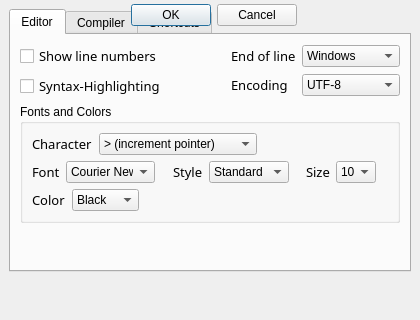
<ui version="4.0" >
 <author></author>
 <comment></comment>
 <exportmacro></exportmacro>
 <class>SettingsDialog</class>
 <widget class="QDialog" name="SettingsDialog" >
  <property name="geometry" >
   <rect>
    <x>0</x>
    <y>0</y>
    <width>420</width>
    <height>320</height>
   </rect>
  </property>
  <property name="minimumSize" >
   <size>
    <width>420</width>
    <height>320</height>
   </size>
  </property>
  <property name="maximumSize" >
   <size>
    <width>420</width>
    <height>320</height>
   </size>
  </property>
  <property name="windowTitle" >
   <string>Brainfuck Studio - Settings</string>
  </property>
  <property name="windowIcon" >
   <iconset/>
  </property>
  <widget class="QTabWidget" name="navigationTabWidget" >
   <property name="geometry" >
    <rect>
     <x>9</x>
     <y>9</y>
     <width>402</width>
     <height>263</height>
    </rect>
   </property>
   <property name="maximumSize" >
    <size>
     <width>16777215</width>
     <height>16777215</height>
    </size>
   </property>
   <widget class="QWidget" name="editorTab" >
    <attribute name="title" >
     <string>Editor</string>
    </attribute>
    <layout class="QVBoxLayout" >
     <property name="margin" >
      <number>9</number>
     </property>
     <property name="spacing" >
      <number>6</number>
     </property>
     <item>
      <layout class="QHBoxLayout" >
       <property name="margin" >
        <number>0</number>
       </property>
       <property name="spacing" >
        <number>6</number>
       </property>
       <item>
        <layout class="QVBoxLayout" >
         <property name="margin" >
          <number>0</number>
         </property>
         <property name="spacing" >
          <number>6</number>
         </property>
         <item>
          <widget class="QCheckBox" name="lineNumbersCheckBox" >
           <property name="font" >
            <font>
             <family>Sans Serif</family>
             <pointsize>10</pointsize>
             <weight>50</weight>
             <italic>false</italic>
             <bold>false</bold>
             <underline>false</underline>
             <strikeout>false</strikeout>
            </font>
           </property>
           <property name="text" >
            <string>Show line numbers</string>
           </property>
          </widget>
         </item>
         <item>
          <widget class="QCheckBox" name="syntaxHighlightingCheckBox" >
           <property name="font" >
            <font>
             <family>Sans Serif</family>
             <pointsize>10</pointsize>
             <weight>50</weight>
             <italic>false</italic>
             <bold>false</bold>
             <underline>false</underline>
             <strikeout>false</strikeout>
            </font>
           </property>
           <property name="text" >
            <string>Syntax-Highlighting</string>
           </property>
          </widget>
         </item>
        </layout>
       </item>
       <item>
        <spacer>
         <property name="orientation" >
          <enum>Qt::Horizontal</enum>
         </property>
         <property name="sizeHint" >
          <size>
           <width>40</width>
           <height>20</height>
          </size>
         </property>
        </spacer>
       </item>
       <item>
        <layout class="QGridLayout" >
         <property name="margin" >
          <number>0</number>
         </property>
         <property name="spacing" >
          <number>6</number>
         </property>
         <item row="1" column="1" >
          <widget class="QComboBox" name="encodingComboBox" >
           <item>
            <property name="text" >
             <string>UTF-8</string>
            </property>
           </item>
           <item>
            <property name="text" >
             <string>ISO 8859-15</string>
            </property>
           </item>
          </widget>
         </item>
         <item row="0" column="1" >
          <widget class="QComboBox" name="eofComboBox" >
           <item>
            <property name="text" >
             <string>Windows</string>
            </property>
           </item>
           <item>
            <property name="text" >
             <string>Unix</string>
            </property>
           </item>
           <item>
            <property name="text" >
             <string>Mac</string>
            </property>
           </item>
          </widget>
         </item>
         <item row="1" column="0" >
          <widget class="QLabel" name="encodingLabel" >
           <property name="text" >
            <string>&lt;html>&lt;head>&lt;meta name="qrichtext" content="1" />&lt;/head>&lt;body style=" white-space: pre-wrap; font-family:Sans Serif; font-size:9pt; font-weight:400; font-style:normal; text-decoration:none;">&lt;p style=" margin-top:0px; margin-bottom:0px; margin-left:0px; margin-right:0px; -qt-block-indent:0; text-indent:0px;">&lt;span style=" font-size:10pt;">Encoding&lt;/span>&lt;/p>&lt;/body>&lt;/html></string>
           </property>
          </widget>
         </item>
         <item row="0" column="0" >
          <widget class="QLabel" name="eofLabel" >
           <property name="font" >
            <font>
             <family>Sans Serif</family>
             <pointsize>10</pointsize>
             <weight>50</weight>
             <italic>false</italic>
             <bold>false</bold>
             <underline>false</underline>
             <strikeout>false</strikeout>
            </font>
           </property>
           <property name="text" >
            <string>&lt;html>&lt;head>&lt;meta name="qrichtext" content="1" />&lt;/head>&lt;body style=" white-space: pre-wrap; font-family:Sans Serif; font-size:10pt; font-weight:400; font-style:normal; text-decoration:none;">&lt;p style=" margin-top:0px; margin-bottom:0px; margin-left:0px; margin-right:0px; -qt-block-indent:0; text-indent:0px; font-size:9pt;">&lt;span style=" font-size:10pt;">End of line&lt;/span>&lt;/p>&lt;/body>&lt;/html></string>
           </property>
          </widget>
         </item>
        </layout>
       </item>
      </layout>
     </item>
     <item>
      <widget class="QGroupBox" name="fontsGroupBox" >
       <property name="title" >
        <string>Fonts and Colors</string>
       </property>
       <layout class="QVBoxLayout" >
        <property name="margin" >
         <number>9</number>
        </property>
        <property name="spacing" >
         <number>6</number>
        </property>
        <item>
         <layout class="QHBoxLayout" >
          <property name="margin" >
           <number>0</number>
          </property>
          <property name="spacing" >
           <number>6</number>
          </property>
          <item>
           <widget class="QLabel" name="characterLabel" >
            <property name="text" >
             <string>&lt;html>&lt;head>&lt;meta name="qrichtext" content="1" />&lt;/head>&lt;body style=" white-space: pre-wrap; font-family:Sans Serif; font-size:9pt; font-weight:400; font-style:normal; text-decoration:none;">&lt;p style=" margin-top:0px; margin-bottom:0px; margin-left:0px; margin-right:0px; -qt-block-indent:0; text-indent:0px;">&lt;span style=" font-size:10pt;">Character&lt;/span>&lt;/p>&lt;/body>&lt;/html></string>
            </property>
           </widget>
          </item>
          <item>
           <widget class="QComboBox" name="characterComboBox" >
            <item>
             <property name="text" >
              <string>> (increment pointer)</string>
             </property>
            </item>
            <item>
             <property name="text" >
              <string>&lt; (decrement pointer)</string>
             </property>
            </item>
            <item>
             <property name="text" >
              <string>+ (increment cell value)</string>
             </property>
            </item>
            <item>
             <property name="text" >
              <string>- (decrement cell value)</string>
             </property>
            </item>
            <item>
             <property name="text" >
              <string>. (output cell value)</string>
             </property>
            </item>
            <item>
             <property name="text" >
              <string>, (read cell value)</string>
             </property>
            </item>
            <item>
             <property name="text" >
              <string>[ (start loop)</string>
             </property>
            </item>
            <item>
             <property name="text" >
              <string>] (end loop)</string>
             </property>
            </item>
           </widget>
          </item>
          <item>
           <spacer>
            <property name="orientation" >
             <enum>Qt::Horizontal</enum>
            </property>
            <property name="sizeHint" >
             <size>
              <width>40</width>
              <height>20</height>
             </size>
            </property>
           </spacer>
          </item>
         </layout>
        </item>
        <item>
         <layout class="QHBoxLayout" >
          <property name="margin" >
           <number>0</number>
          </property>
          <property name="spacing" >
           <number>6</number>
          </property>
          <item>
           <widget class="QLabel" name="fontLabel" >
            <property name="text" >
             <string>&lt;html>&lt;head>&lt;meta name="qrichtext" content="1" />&lt;/head>&lt;body style=" white-space: pre-wrap; font-family:Sans Serif; font-size:9pt; font-weight:400; font-style:normal; text-decoration:none;">&lt;p style=" margin-top:0px; margin-bottom:0px; margin-left:0px; margin-right:0px; -qt-block-indent:0; text-indent:0px;">&lt;span style=" font-size:10pt;">Font&lt;/span>&lt;/p>&lt;/body>&lt;/html></string>
            </property>
           </widget>
          </item>
          <item>
           <widget class="QComboBox" name="fontComboBox" >
            <property name="minimumSize" >
             <size>
              <width>89</width>
              <height>0</height>
             </size>
            </property>
            <item>
             <property name="text" >
              <string>Courier New</string>
             </property>
            </item>
           </widget>
          </item>
          <item>
           <spacer>
            <property name="orientation" >
             <enum>Qt::Horizontal</enum>
            </property>
            <property name="sizeHint" >
             <size>
              <width>40</width>
              <height>20</height>
             </size>
            </property>
           </spacer>
          </item>
          <item>
           <widget class="QLabel" name="styleLabel" >
            <property name="text" >
             <string>&lt;html>&lt;head>&lt;meta name="qrichtext" content="1" />&lt;/head>&lt;body style=" white-space: pre-wrap; font-family:Sans Serif; font-size:9pt; font-weight:400; font-style:normal; text-decoration:none;">&lt;p style=" margin-top:0px; margin-bottom:0px; margin-left:0px; margin-right:0px; -qt-block-indent:0; text-indent:0px;">&lt;span style=" font-size:10pt;">Style&lt;/span>&lt;/p>&lt;/body>&lt;/html></string>
            </property>
           </widget>
          </item>
          <item>
           <widget class="QComboBox" name="styleComboBox" >
            <property name="minimumSize" >
             <size>
              <width>80</width>
              <height>0</height>
             </size>
            </property>
            <item>
             <property name="text" >
              <string>Standard</string>
             </property>
            </item>
            <item>
             <property name="text" >
              <string>fett</string>
             </property>
            </item>
            <item>
             <property name="text" >
              <string>kursiv</string>
             </property>
            </item>
            <item>
             <property name="text" >
              <string>fett kursiv</string>
             </property>
            </item>
           </widget>
          </item>
          <item>
           <spacer>
            <property name="orientation" >
             <enum>Qt::Horizontal</enum>
            </property>
            <property name="sizeHint" >
             <size>
              <width>40</width>
              <height>20</height>
             </size>
            </property>
           </spacer>
          </item>
          <item>
           <widget class="QLabel" name="sizeLabel" >
            <property name="text" >
             <string>&lt;html>&lt;head>&lt;meta name="qrichtext" content="1" />&lt;/head>&lt;body style=" white-space: pre-wrap; font-family:Sans Serif; font-size:9pt; font-weight:400; font-style:normal; text-decoration:none;">&lt;p style=" margin-top:0px; margin-bottom:0px; margin-left:0px; margin-right:0px; -qt-block-indent:0; text-indent:0px;">&lt;span style=" font-size:10pt;">Size&lt;/span>&lt;/p>&lt;/body>&lt;/html></string>
            </property>
           </widget>
          </item>
          <item>
           <widget class="QComboBox" name="sizeComboBox" >
            <property name="minimumSize" >
             <size>
              <width>40</width>
              <height>0</height>
             </size>
            </property>
            <item>
             <property name="text" >
              <string>10</string>
             </property>
            </item>
            <item>
             <property name="text" >
              <string>11</string>
             </property>
            </item>
            <item>
             <property name="text" >
              <string>12</string>
             </property>
            </item>
           </widget>
          </item>
          <item>
           <spacer>
            <property name="orientation" >
             <enum>Qt::Horizontal</enum>
            </property>
            <property name="sizeHint" >
             <size>
              <width>40</width>
              <height>20</height>
             </size>
            </property>
           </spacer>
          </item>
         </layout>
        </item>
        <item>
         <layout class="QHBoxLayout" >
          <property name="margin" >
           <number>0</number>
          </property>
          <property name="spacing" >
           <number>6</number>
          </property>
          <item>
           <widget class="QLabel" name="colorLabel" >
            <property name="text" >
             <string>&lt;html>&lt;head>&lt;meta name="qrichtext" content="1" />&lt;/head>&lt;body style=" white-space: pre-wrap; font-family:Sans Serif; font-size:9pt; font-weight:400; font-style:normal; text-decoration:none;">&lt;p style=" margin-top:0px; margin-bottom:0px; margin-left:0px; margin-right:0px; -qt-block-indent:0; text-indent:0px;">&lt;span style=" font-size:10pt;">Color&lt;/span>&lt;/p>&lt;/body>&lt;/html></string>
            </property>
           </widget>
          </item>
          <item>
           <widget class="QComboBox" name="colorComboBox" >
            <property name="minimumSize" >
             <size>
              <width>60</width>
              <height>0</height>
             </size>
            </property>
            <item>
             <property name="text" >
              <string>Black</string>
             </property>
            </item>
            <item>
             <property name="text" >
              <string>Red</string>
             </property>
            </item>
            <item>
             <property name="text" >
              <string>Yellow</string>
             </property>
            </item>
            <item>
             <property name="text" >
              <string>Blue</string>
             </property>
            </item>
            <item>
             <property name="text" >
              <string>Green</string>
             </property>
            </item>
            <item>
             <property name="text" >
              <string>Grey</string>
             </property>
            </item>
           </widget>
          </item>
          <item>
           <spacer>
            <property name="orientation" >
             <enum>Qt::Horizontal</enum>
            </property>
            <property name="sizeHint" >
             <size>
              <width>40</width>
              <height>20</height>
             </size>
            </property>
           </spacer>
          </item>
         </layout>
        </item>
       </layout>
      </widget>
     </item>
     <item>
      <spacer>
       <property name="orientation" >
        <enum>Qt::Vertical</enum>
       </property>
       <property name="sizeHint" >
        <size>
         <width>20</width>
         <height>40</height>
        </size>
       </property>
      </spacer>
     </item>
    </layout>
   </widget>
   <widget class="QWidget" name="compilerTab" >
    <attribute name="title" >
     <string>Compiler</string>
    </attribute>
    <layout class="QVBoxLayout" >
     <property name="margin" >
      <number>9</number>
     </property>
     <property name="spacing" >
      <number>6</number>
     </property>
     <item>
      <layout class="QVBoxLayout" >
       <property name="margin" >
        <number>0</number>
       </property>
       <property name="spacing" >
        <number>6</number>
       </property>
       <item>
        <layout class="QHBoxLayout" >
         <property name="margin" >
          <number>0</number>
         </property>
         <property name="spacing" >
          <number>6</number>
         </property>
         <item>
          <widget class="QLabel" name="plattformLabel" >
           <property name="text" >
            <string>&lt;html>&lt;head>&lt;meta name="qrichtext" content="1" />&lt;/head>&lt;body style=" white-space: pre-wrap; font-family:Sans Serif; font-size:9pt; font-weight:400; font-style:normal; text-decoration:none;">&lt;p style=" margin-top:0px; margin-bottom:0px; margin-left:0px; margin-right:0px; -qt-block-indent:0; text-indent:0px;">&lt;span style=" font-size:10pt;">Target platform&lt;/span>&lt;/p>&lt;/body>&lt;/html></string>
           </property>
          </widget>
         </item>
         <item>
          <widget class="QComboBox" name="plattformComboBox" >
           <item>
            <property name="text" >
             <string>Windows 32</string>
            </property>
           </item>
           <item>
            <property name="text" >
             <string>Linux x86</string>
            </property>
           </item>
          </widget>
         </item>
         <item>
          <spacer>
           <property name="orientation" >
            <enum>Qt::Horizontal</enum>
           </property>
           <property name="sizeHint" >
            <size>
             <width>40</width>
             <height>20</height>
            </size>
           </property>
          </spacer>
         </item>
        </layout>
       </item>
       <item>
        <layout class="QHBoxLayout" >
         <property name="margin" >
          <number>0</number>
         </property>
         <property name="spacing" >
          <number>6</number>
         </property>
         <item>
          <widget class="QLabel" name="optLabel" >
           <property name="text" >
            <string>&lt;html>&lt;head>&lt;meta name="qrichtext" content="1" />&lt;/head>&lt;body style=" white-space: pre-wrap; font-family:Sans Serif; font-size:9pt; font-weight:400; font-style:normal; text-decoration:none;">&lt;p style=" margin-top:0px; margin-bottom:0px; margin-left:0px; margin-right:0px; -qt-block-indent:0; text-indent:0px;">&lt;span style=" font-size:10pt;">Optimisation Level&lt;/span>&lt;/p>&lt;/body>&lt;/html></string>
           </property>
          </widget>
         </item>
         <item>
          <widget class="QComboBox" name="optComboBox" >
           <item>
            <property name="text" >
             <string>Level 1</string>
            </property>
           </item>
           <item>
            <property name="text" >
             <string>Level 2</string>
            </property>
           </item>
           <item>
            <property name="text" >
             <string>Level 3</string>
            </property>
           </item>
          </widget>
         </item>
         <item>
          <spacer>
           <property name="orientation" >
            <enum>Qt::Horizontal</enum>
           </property>
           <property name="sizeHint" >
            <size>
             <width>40</width>
             <height>20</height>
            </size>
           </property>
          </spacer>
         </item>
        </layout>
       </item>
       <item>
        <layout class="QHBoxLayout" >
         <property name="margin" >
          <number>0</number>
         </property>
         <property name="spacing" >
          <number>6</number>
         </property>
         <item>
          <widget class="QLabel" name="targetLabel" >
           <property name="text" >
            <string>&lt;html>&lt;head>&lt;meta name="qrichtext" content="1" />&lt;/head>&lt;body style=" white-space: pre-wrap; font-family:Sans Serif; font-size:9pt; font-weight:400; font-style:normal; text-decoration:none;">&lt;p style=" margin-top:0px; margin-bottom:0px; margin-left:0px; margin-right:0px; -qt-block-indent:0; text-indent:0px;">&lt;span style=" font-size:10pt;">Target file&lt;/span>&lt;/p>&lt;/body>&lt;/html></string>
           </property>
          </widget>
         </item>
         <item>
          <widget class="QLineEdit" name="targetLineEdit" />
         </item>
        </layout>
       </item>
       <item>
        <widget class="QCheckBox" name="warningsCheckBox" >
         <property name="font" >
          <font>
           <family>Sans Serif</family>
           <pointsize>10</pointsize>
           <weight>50</weight>
           <italic>false</italic>
           <bold>false</bold>
           <underline>false</underline>
           <strikeout>false</strikeout>
          </font>
         </property>
         <property name="text" >
          <string>Show warnings</string>
         </property>
        </widget>
       </item>
      </layout>
     </item>
     <item>
      <spacer>
       <property name="orientation" >
        <enum>Qt::Vertical</enum>
       </property>
       <property name="sizeHint" >
        <size>
         <width>20</width>
         <height>40</height>
        </size>
       </property>
      </spacer>
     </item>
    </layout>
   </widget>
   <widget class="QWidget" name="shortcutsTab" >
    <attribute name="title" >
     <string>Shortcuts</string>
    </attribute>
    <widget class="QGroupBox" name="editGroupBox" >
     <property name="geometry" >
      <rect>
       <x>120</x>
       <y>0</y>
       <width>101</width>
       <height>212</height>
      </rect>
     </property>
     <property name="minimumSize" >
      <size>
       <width>101</width>
       <height>212</height>
      </size>
     </property>
     <property name="maximumSize" >
      <size>
       <width>101</width>
       <height>212</height>
      </size>
     </property>
     <property name="title" >
      <string>Edit</string>
     </property>
     <layout class="QGridLayout" >
      <property name="margin" >
       <number>9</number>
      </property>
      <property name="spacing" >
       <number>6</number>
      </property>
      <item row="6" column="1" >
       <widget class="QLineEdit" name="findLineEdit" >
        <property name="minimumSize" >
         <size>
          <width>40</width>
          <height>20</height>
         </size>
        </property>
        <property name="maximumSize" >
         <size>
          <width>40</width>
          <height>20</height>
         </size>
        </property>
       </widget>
      </item>
      <item row="5" column="1" >
       <widget class="QLineEdit" name="selectLineEdit" >
        <property name="minimumSize" >
         <size>
          <width>40</width>
          <height>20</height>
         </size>
        </property>
        <property name="maximumSize" >
         <size>
          <width>40</width>
          <height>20</height>
         </size>
        </property>
       </widget>
      </item>
      <item row="4" column="1" >
       <widget class="QLineEdit" name="pasteLineEdit" >
        <property name="minimumSize" >
         <size>
          <width>40</width>
          <height>20</height>
         </size>
        </property>
        <property name="maximumSize" >
         <size>
          <width>40</width>
          <height>20</height>
         </size>
        </property>
       </widget>
      </item>
      <item row="3" column="1" >
       <widget class="QLineEdit" name="copyLineEdit" >
        <property name="minimumSize" >
         <size>
          <width>40</width>
          <height>20</height>
         </size>
        </property>
        <property name="maximumSize" >
         <size>
          <width>40</width>
          <height>20</height>
         </size>
        </property>
       </widget>
      </item>
      <item row="2" column="1" >
       <widget class="QLineEdit" name="cutLineEdit" >
        <property name="minimumSize" >
         <size>
          <width>40</width>
          <height>20</height>
         </size>
        </property>
        <property name="maximumSize" >
         <size>
          <width>40</width>
          <height>20</height>
         </size>
        </property>
       </widget>
      </item>
      <item row="1" column="1" >
       <widget class="QLineEdit" name="redoLineEdit" >
        <property name="minimumSize" >
         <size>
          <width>40</width>
          <height>20</height>
         </size>
        </property>
        <property name="maximumSize" >
         <size>
          <width>40</width>
          <height>20</height>
         </size>
        </property>
       </widget>
      </item>
      <item row="0" column="1" >
       <widget class="QLineEdit" name="undoLineEdit" >
        <property name="minimumSize" >
         <size>
          <width>40</width>
          <height>20</height>
         </size>
        </property>
        <property name="maximumSize" >
         <size>
          <width>40</width>
          <height>20</height>
         </size>
        </property>
       </widget>
      </item>
      <item row="6" column="0" >
       <widget class="QLabel" name="findLabel" >
        <property name="text" >
         <string>Find</string>
        </property>
       </widget>
      </item>
      <item row="0" column="0" >
       <widget class="QLabel" name="undoLabel" >
        <property name="text" >
         <string>Undo</string>
        </property>
       </widget>
      </item>
      <item row="4" column="0" >
       <widget class="QLabel" name="pasteLabel" >
        <property name="text" >
         <string>Paste</string>
        </property>
       </widget>
      </item>
      <item row="1" column="0" >
       <widget class="QLabel" name="redoLabel" >
        <property name="text" >
         <string>Redo</string>
        </property>
       </widget>
      </item>
      <item row="2" column="0" >
       <widget class="QLabel" name="cutLabel" >
        <property name="text" >
         <string>Cut</string>
        </property>
       </widget>
      </item>
      <item row="5" column="0" >
       <widget class="QLabel" name="selectLabel" >
        <property name="text" >
         <string>Select</string>
        </property>
       </widget>
      </item>
      <item row="3" column="0" >
       <widget class="QLabel" name="copyLabel" >
        <property name="text" >
         <string>Copy</string>
        </property>
       </widget>
      </item>
     </layout>
    </widget>
    <widget class="QWidget" name="containerWidget" >
     <property name="geometry" >
      <rect>
       <x>240</x>
       <y>0</y>
       <width>143</width>
       <height>234</height>
      </rect>
     </property>
     <widget class="QGroupBox" name="compileGroupBox" >
      <property name="minimumSize" >
       <size>
        <width>141</width>
        <height>82</height>
       </size>
      </property>
      <property name="maximumSize" >
       <size>
        <width>141</width>
        <height>82</height>
       </size>
      </property>
      <property name="title" >
       <string>Compile</string>
      </property>
      <layout class="QGridLayout" >
       <property name="margin" >
        <number>9</number>
       </property>
       <property name="spacing" >
        <number>6</number>
       </property>
       <item row="1" column="1" >
        <widget class="QLineEdit" name="interpreterLineEdit" >
         <property name="minimumSize" >
          <size>
           <width>40</width>
           <height>20</height>
          </size>
         </property>
         <property name="maximumSize" >
          <size>
           <width>40</width>
           <height>20</height>
          </size>
         </property>
        </widget>
       </item>
       <item row="0" column="1" >
        <widget class="QLineEdit" name="undoLineEdit" >
         <property name="minimumSize" >
          <size>
           <width>40</width>
           <height>20</height>
          </size>
         </property>
         <property name="maximumSize" >
          <size>
           <width>40</width>
           <height>20</height>
          </size>
         </property>
        </widget>
       </item>
       <item row="0" column="0" >
        <widget class="QLabel" name="undoLabel" >
         <property name="text" >
          <string>Undo</string>
         </property>
        </widget>
       </item>
       <item row="1" column="0" >
        <widget class="QLabel" name="interpreterLabel" >
         <property name="text" >
          <string>Interpret</string>
         </property>
        </widget>
       </item>
      </layout>
     </widget>
     <widget class="QGroupBox" name="debugGroupBox" >
      <property name="minimumSize" >
       <size>
        <width>141</width>
        <height>82</height>
       </size>
      </property>
      <property name="maximumSize" >
       <size>
        <width>141</width>
        <height>82</height>
       </size>
      </property>
      <property name="title" >
       <string>Debug</string>
      </property>
      <layout class="QGridLayout" >
       <property name="margin" >
        <number>9</number>
       </property>
       <property name="spacing" >
        <number>6</number>
       </property>
       <item row="1" column="1" >
        <widget class="QLineEdit" name="nextStepLineEdit" >
         <property name="minimumSize" >
          <size>
           <width>40</width>
           <height>20</height>
          </size>
         </property>
         <property name="maximumSize" >
          <size>
           <width>40</width>
           <height>20</height>
          </size>
         </property>
        </widget>
       </item>
       <item row="0" column="1" >
        <widget class="QLineEdit" name="startLineEdit" >
         <property name="minimumSize" >
          <size>
           <width>40</width>
           <height>20</height>
          </size>
         </property>
         <property name="maximumSize" >
          <size>
           <width>40</width>
           <height>20</height>
          </size>
         </property>
        </widget>
       </item>
       <item row="0" column="0" >
        <widget class="QLabel" name="startLabel" >
         <property name="text" >
          <string>Start</string>
         </property>
        </widget>
       </item>
       <item row="1" column="0" >
        <widget class="QLabel" name="nextStepLabel" >
         <property name="text" >
          <string>Next Step</string>
         </property>
        </widget>
       </item>
      </layout>
     </widget>
     <widget class="QGroupBox" name="helpGroupBox" >
      <property name="minimumSize" >
       <size>
        <width>141</width>
        <height>56</height>
       </size>
      </property>
      <property name="maximumSize" >
       <size>
        <width>141</width>
        <height>56</height>
       </size>
      </property>
      <property name="title" >
       <string>Help</string>
      </property>
      <widget class="QLineEdit" name="handbookLineEdit" >
       <property name="minimumSize" >
        <size>
         <width>40</width>
         <height>20</height>
        </size>
       </property>
       <property name="maximumSize" >
        <size>
         <width>40</width>
         <height>20</height>
        </size>
       </property>
      </widget>
      <widget class="QLabel" name="handbookLabel" >
       <property name="text" >
        <string>BFS Handbook</string>
       </property>
      </widget>
     </widget>
    </widget>
    <widget class="QGroupBox" name="fileGroupBox" >
     <property name="geometry" >
      <rect>
       <x>10</x>
       <y>0</y>
       <width>95</width>
       <height>160</height>
      </rect>
     </property>
     <property name="minimumSize" >
      <size>
       <width>95</width>
       <height>160</height>
      </size>
     </property>
     <property name="maximumSize" >
      <size>
       <width>95</width>
       <height>160</height>
      </size>
     </property>
     <property name="title" >
      <string>File</string>
     </property>
     <widget class="QLineEdit" name="saveLineEdit" >
      <property name="minimumSize" >
       <size>
        <width>40</width>
        <height>20</height>
       </size>
      </property>
      <property name="maximumSize" >
       <size>
        <width>40</width>
        <height>20</height>
       </size>
      </property>
     </widget>
     <widget class="QLineEdit" name="newLineEdit" >
      <property name="minimumSize" >
       <size>
        <width>40</width>
        <height>20</height>
       </size>
      </property>
      <property name="maximumSize" >
       <size>
        <width>40</width>
        <height>20</height>
       </size>
      </property>
     </widget>
     <widget class="QLabel" name="printLabel" >
      <property name="text" >
       <string>Print</string>
      </property>
     </widget>
     <widget class="QLabel" name="newLabel" >
      <property name="text" >
       <string>New</string>
      </property>
     </widget>
     <widget class="QLabel" name="saveLabel" >
      <property name="text" >
       <string>Save</string>
      </property>
     </widget>
     <widget class="QLabel" name="openLabel" >
      <property name="text" >
       <string>Open</string>
      </property>
     </widget>
     <widget class="QLineEdit" name="closeLineEdit" >
      <property name="minimumSize" >
       <size>
        <width>40</width>
        <height>20</height>
       </size>
      </property>
      <property name="maximumSize" >
       <size>
        <width>40</width>
        <height>20</height>
       </size>
      </property>
     </widget>
     <widget class="QLineEdit" name="printLineEdit" >
      <property name="minimumSize" >
       <size>
        <width>40</width>
        <height>20</height>
       </size>
      </property>
      <property name="maximumSize" >
       <size>
        <width>40</width>
        <height>20</height>
       </size>
      </property>
     </widget>
     <widget class="QLineEdit" name="openLineEdit" >
      <property name="minimumSize" >
       <size>
        <width>40</width>
        <height>20</height>
       </size>
      </property>
      <property name="maximumSize" >
       <size>
        <width>40</width>
        <height>20</height>
       </size>
      </property>
     </widget>
     <widget class="QLabel" name="closeLabel" >
      <property name="text" >
       <string>Close</string>
      </property>
     </widget>
    </widget>
   </widget>
  </widget>
  <widget class="QWidget" name="" >
   <layout class="QHBoxLayout" >
    <property name="margin" >
     <number>0</number>
    </property>
    <property name="spacing" >
     <number>6</number>
    </property>
    <item>
     <spacer>
      <property name="orientation" >
       <enum>Qt::Horizontal</enum>
      </property>
      <property name="sizeHint" >
       <size>
        <width>131</width>
        <height>31</height>
       </size>
      </property>
     </spacer>
    </item>
    <item>
     <widget class="QPushButton" name="okButton" >
      <property name="text" >
       <string>OK</string>
      </property>
     </widget>
    </item>
    <item>
     <widget class="QPushButton" name="cancelButton" >
      <property name="text" >
       <string>Cancel</string>
      </property>
     </widget>
    </item>
   </layout>
  </widget>
 </widget>
 <pixmapfunction></pixmapfunction>
 <resources/>
 <connections/>
</ui>
